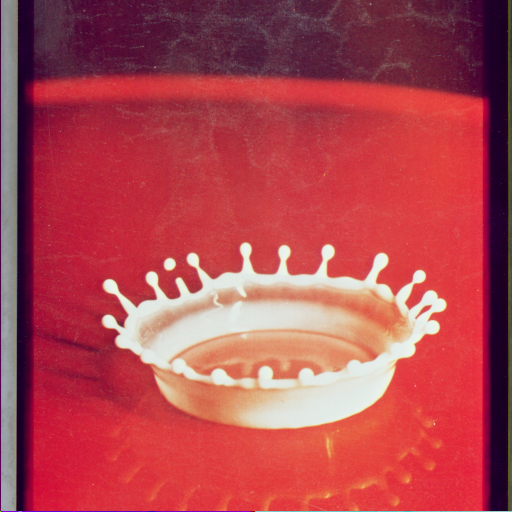
#> input picture misc/4.2.01.tiff, 512 x 512 px, found by its file name
$ python 'Prog 10 Blending And Transitioning Images.py'
#> lines starting #> are read from the running program, lines starting #| are printed output that depends on the picture
# -*- coding: utf-8 -*-
"""
Created on Wed Mar 25 18:57:49 2020

@author: Aditya
"""


import cv2
import numpy as np
import matplotlib.pyplot as plt
import time

img1 = cv2.imread("D:\\CODING\\Open CV\\misc\\4.2.01.tiff")
#> img1 is the input picture: shape (512, 512, 3); mean B, G, R 79.9, 70.5, 176.3
img2 = cv2.imread("D:\\CODING\\Open CV\\misc\\4.2.03.tiff")
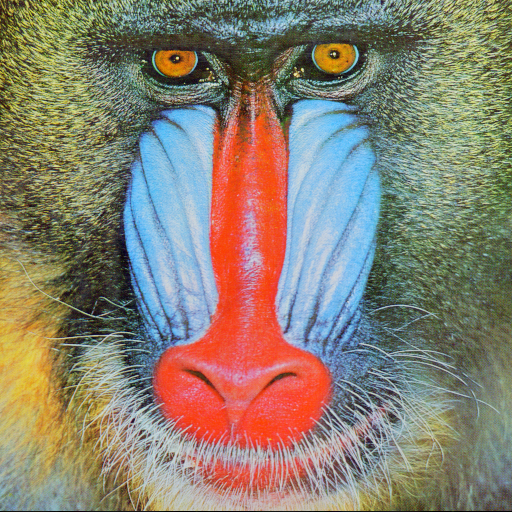
#> input picture misc/4.2.03.tiff, 512 x 512 px, found by its file name
#> img2 is the input picture: shape (512, 512, 3); mean B, G, R 113.1, 128.9, 137.4


alpha = 0.5
beta = 0.5
gamma = 0

blended = cv2.addWeighted(img1,alpha,img2,beta,gamma)
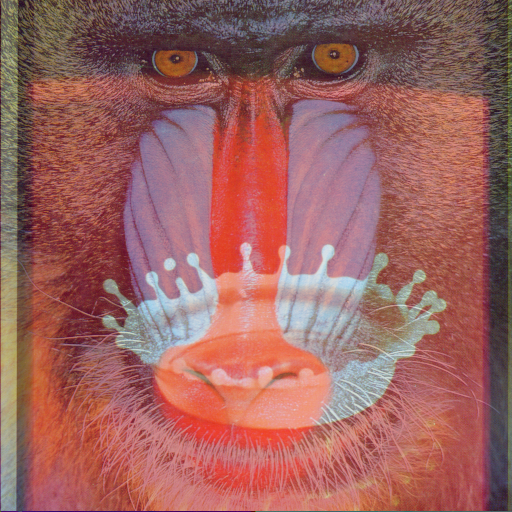
#> blended: shape (512, 512, 3); mean B, G, R 96.5, 99.7, 156.8

plt.imshow(cv2.cvtColor(img1,cv2.COLOR_BGR2RGB))
plt.imshow(cv2.cvtColor(img2,cv2.COLOR_BGR2RGB))
plt.imshow(cv2.cvtColor(blended,cv2.COLOR_BGR2RGB))

alpha1 = 0
beta1 = 1

for i in np.linspace(0,1,50):
    alpha1 = i
    beta1 = 1 - alpha1

    transitioned = cv2.addWeighted(img1,alpha1,img2,beta1,0)

    cv2.imshow("Transition Image",transitioned)
    time.sleep(0.1)

    if cv2.waitKey(1) == 27:
        break
#> this loop made 1 pass; (key Esc is pressed on pass 1)

cv2.destroyAllWindows()
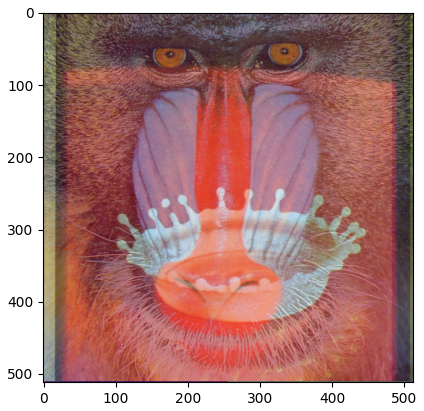
#> figure drawn by matplotlib, 1 panel
